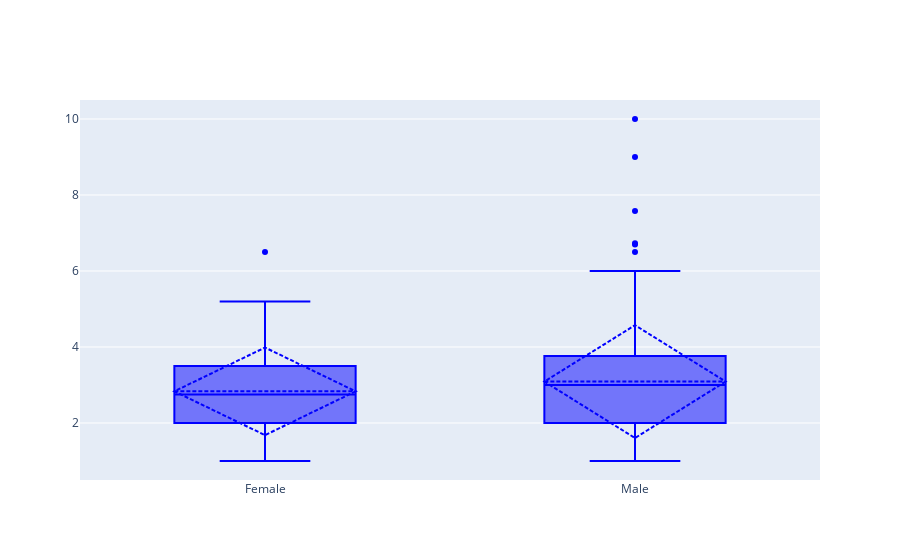

Notebook cell for this chart:
### Code cell
fig = go.Figure()
fig.add_trace(go.Box(x=df_tips.sex, y=df_tips.tip, marker_color='blue', boxmean='sd'))

### Figure 1 — Plotly figure (JSON) as saved in the notebook; plotly's stock layout.template omitted (floating-point values rounded to 4 significant figures; data arrays with more than 128 entries replaced by an {"elided": "..."} marker saying what was removed)
{"data": [{"boxmean": "sd", "marker": {"color": "blue"}, "type": "box", "x": {"elided": "244 str values"}, "y": {"elided": "244 float values"}}], "layout": {}}
